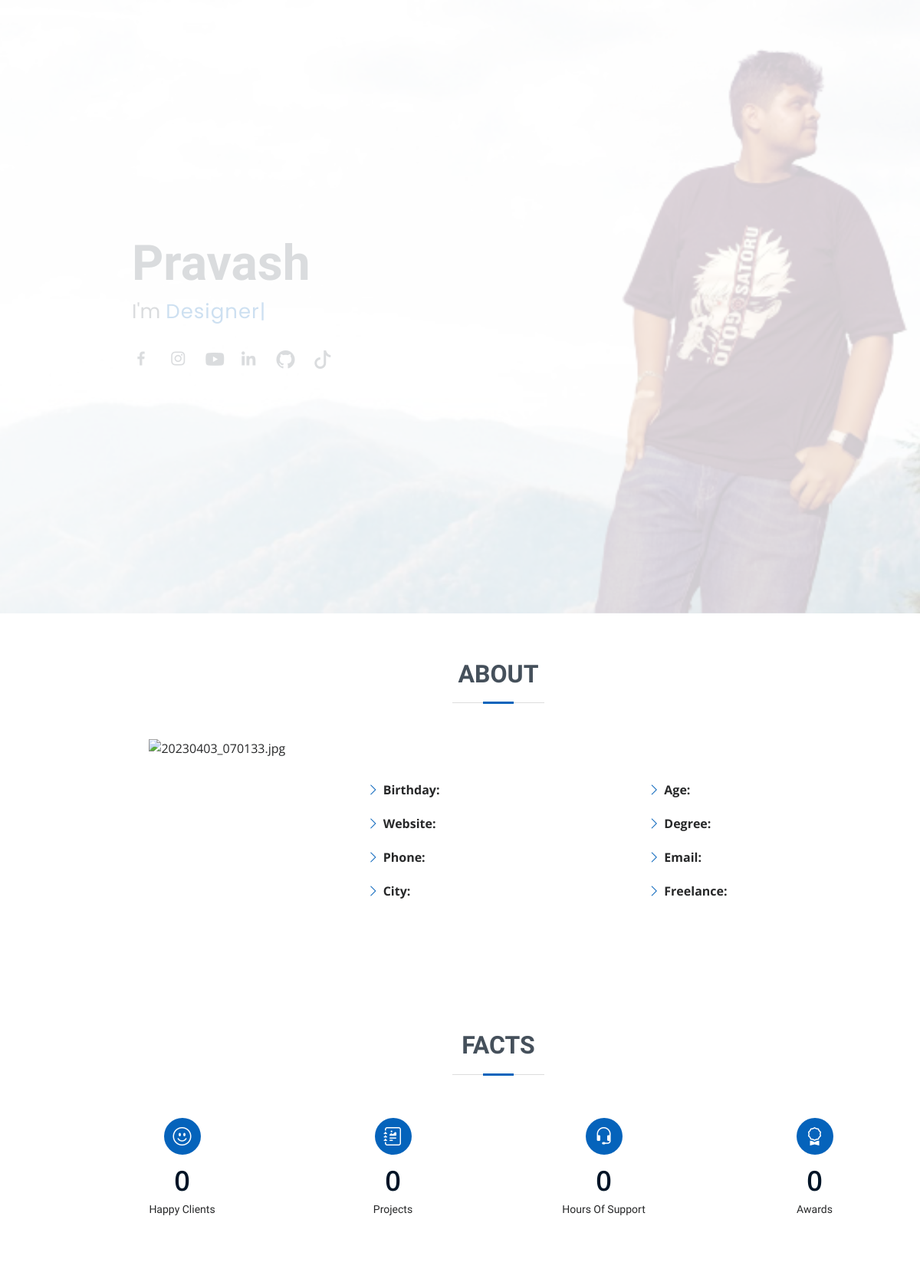
The app's page / (upper part), older data.
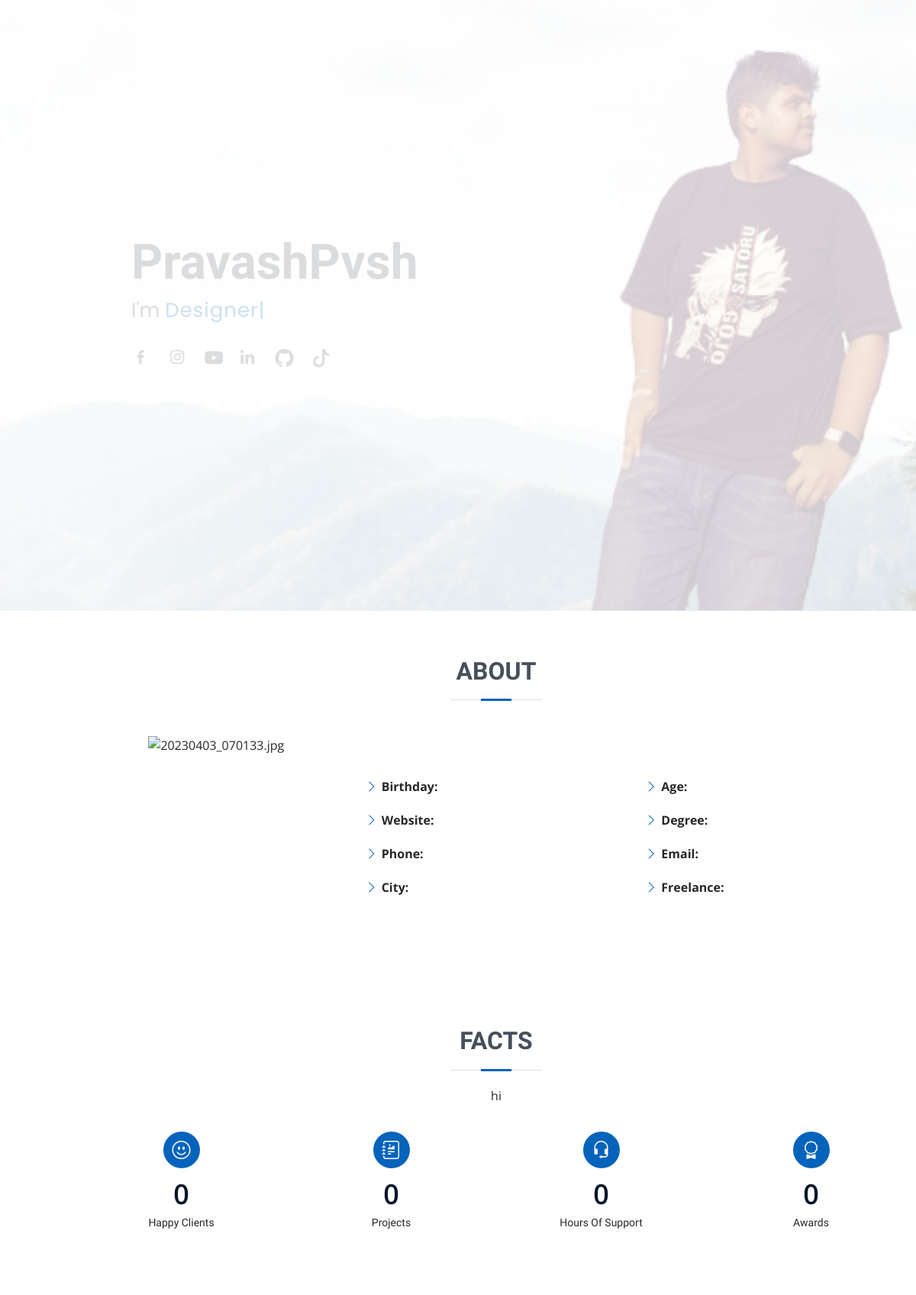
The same page, newer data.
### home/models.py (models this page shows)
class Hero(models.Model):
    title = models.CharField(max_length=255,blank=True,null=True)
    hero_img =models.ImageField(blank=True,null=True)

class Client(models.Model):
    description = models.TextField(blank=True,null=True)
    happyclient = models.IntegerField(blank=True,null=True)
    project = models.IntegerField(blank=True,null=True)
    awards = models.IntegerField(blank=True,null=True)
    hoursupport = models.IntegerField(blank=True,null=True)

### home/views.py (the view)
# urls.py: path('',display_page),
def display_page(request):
    my_hero = Hero.objects.first()
    abouts = Abouts.objects.first()
    clients = Client.objects.first()
    social_platform = socialplatform.objects.last()
    skiill_descriptions =skiill_description.objects.first()
    cskill = cSkill.objects.all()
    contacts =contact.objects.all()
    skills = Skill.objects.all()
    testimonials = Testimonial.objects.all()
    service_list = services.objects.all()
    sdescription_list = sdescription.objects.all()
    if not my_hero:
        my_hero =  Hero.objects.create(title="Pravash") # if not exist we create a new object
    context ={
        'title':my_hero.title,
        'abouts': abouts,
        'social_platform':social_platform,
        'clients':clients,
        'contacts':contacts,
        'skiill_descriptions':skiill_descriptions,
        'skills': skills,
        'cskills':cskill,
        'testimonials': testimonials,
        'services': service_list,
        'sdescriptions': sdescription_list,
        'mydata': [
            "football",
            "volleyball",
            "basketball"
        ]
    }
    return render(request,'index.html',context)

### templates/index.html (shortened to what this page needs)
{% load static %}
<!DOCTYPE html>
<html lang="en">
<head>
  <link href="{% static 'assets/vendor/aos/aos.css' %}" rel="stylesheet">
  <link href="{% static 'assets/vendor/bootstrap/css/bootstrap.min.css' %}" rel="stylesheet">
  <link href="{% static 'assets/vendor/bootstrap-icons/bootstrap-icons.css' %}" rel="stylesheet">
  <link href="{% static 'assets/vendor/boxicons/css/boxicons.min.css' %}" rel="stylesheet">
  <link href="{% static 'assets/vendor/glightbox/css/glightbox.min.css' %}" rel="stylesheet">
  <link href="{% static 'assets/vendor/swiper/swiper-bundle.min.css' %}" rel="stylesheet">
  <link href="{% static 'assets/css/style.css' %}" rel="stylesheet">
</head>
<body>
  <header id="header" class="d-flex flex-column justify-content-center">
  </header>
  <section id="hero" class="d-flex flex-column justify-content-center">
    <div class="container" data-aos="zoom-in" data-aos-delay="100">
      <h1>{{title}}</h1>
      <p>I'm <span class="typed" data-typed-items="Designer, Developer, Freelancer,Coder,Student"></span></p>
      <div class="social-links">
        <a href="{{social_platform.facebook_link}}" class="facebook"><i class="bx bxl-facebook"></i></a>
        <a href="{{social_platform.instagram_link}}" class="instagram"><i class="bx bxl-instagram"></i></a>
        <a href="{{social_platform.youtube_link}}" class="youtube"><i class="bi bi-youtube"></i>
        <a href="{{social_platform.linkedin_link}}" class="linkedin"><i class="bx bxl-linkedin"></i></a>
        <a href="{{social_platform.github_link}}" class="github"><i class="bi bi-github"></i></a>
        <a href="{{social_platform.tiktok_link}}" class="tiktok"><i class="bi bi-tiktok"></i></a>
      </div>
    </div>
  </section>
  <main id="main">
    <section id="about" class="about">
      <div class="container" data-aos="fade-up">
        <div class="section-title">
          <h2>About</h2>
          <br>
        <div class="row">
          <div class="col-lg-4">
            <img src="{{ abouts.photo.url }}" class="img-fluid" alt="20230403_070133.jpg">
          </div>
          <div class="col-lg-8 pt-4 pt-lg-0 content">
            <h3>{{ abouts.title }}</h3><br>
            <br>
            <div class="row">
              <div class="col-lg-6">
                <ul>
                  <li><i class="bi bi-chevron-right"></i> <strong>Birthday:</strong> </li>
                  <li><i class="bi bi-chevron-right"></i> <strong>Website:</strong> </li>
                  <li><i class="bi bi-chevron-right"></i> <strong>Phone:</strong> </li>
                  <li><i class="bi bi-chevron-right"></i> <strong>City:</strong> </li>
                </ul>
              </div>
              <div class="col-lg-6">
                <ul>
                  <li><i class="bi bi-chevron-right"></i> <strong>Age:</strong> </li>
                  <li><i class="bi bi-chevron-right"></i> <strong>Degree:</strong> </li>
                  <li><i class="bi bi-chevron-right"></i> <strong>Email:</strong> </li>
                  <li><i class="bi bi-chevron-right"></i> <strong>Freelance:</strong> <span><p>{{ abouts.is_freelance_available }}</p></span></li>
                </ul>
              </div>
            </div>
          </div>
        </div>
      </div>
    </section>
    <section id="facts" class="facts">
      <div class="container" data-aos="fade-up">
        <div class="section-title">
  <h2>Facts</h2>
  <p>{{ clients.description }}</p>
</div>
<div class="row">
  <div class="col-lg-3 col-md-6">
    <div class="count-box">
      <i class="bi bi-emoji-smile"></i>
      <span data-purecounter-start="0" data-purecounter-end="{{ clients.happyclient|default:'0' }}" data-purecounter-duration="1" class="purecounter"></span>
      <p>Happy Clients</p>
    </div>
  </div>
  <div class="col-lg-3 col-md-6 mt-5 mt-md-0">
    <div class="count-box">
      <i class="bi bi-journal-richtext"></i>
      <span data-purecounter-start="0" data-purecounter-end="{{ clients.project|default:'0' }}" data-purecounter-duration="1" class="purecounter"></span>
      <p>Projects</p>
    </div>
  </div>
  <div class="col-lg-3 col-md-6 mt-5 mt-lg-0">
    <div class="count-box">
      <i class="bi bi-headset"></i>
      <span data-purecounter-start="0" data-purecounter-end="{{ clients.hoursupport|default:'0' }}" data-purecounter-duration="1" class="purecounter"></span>
      <p>Hours Of Support</p>
    </div>
  </div>
  <div class="col-lg-3 col-md-6 mt-5 mt-lg-0">
    <div class="count-box">
      <i class="bi bi-award"></i>
      <span data-purecounter-start="0" data-purecounter-end="{{ clients.awards|default:'0' }}" data-purecounter-duration="1" class="purecounter"></span>
      <p>Awards</p>
    </div>
  </div>
</div>
      </div>
    </section>
  </main>
</body>
</html>

### static/assets/css/style.css (style rules this page uses)
body { font-family: "Open Sans", sans-serif; color: #272829; }
a { color: #0563bb; text-decoration: none; }
h1, h2, h3, h4, h5, h6 { font-family: "Raleway", sans-serif; }
#header { position: fixed; top: 0; left: 0; bottom: 0; z-index: 9997; transition: all 0.5s; padding: 15px; overflow-y: auto; }
@media (min-width: 991px) { #main { margin-left: 100px; } }
@media (min-width: 992px) { #hero { padding-left: 160px; } }
#hero:before { content: ""; background: rgba(255, 255, 255, 0.8); position: absolute; bottom: 0; top: 0; left: 0; right: 0; }
#hero h1 { margin: 0; font-size: 64px; font-weight: 700; line-height: 56px; color: #45505b; }
#hero p { color: #45505b; margin: 15px 0 0 0; font-size: 26px; font-family: "Poppins", sans-serif; }
#hero p span { color: #0563bb; letter-spacing: 1px; }
#hero .social-links { margin-top: 30px; }
#hero .social-links a { font-size: 24px; display: inline-block; color: #45505b; line-height: 1; margin-right: 20px; transition: 0.3s; }
section { padding: 60px 0; overflow: hidden; }
.section-title { text-align: center; padding-bottom: 30px; }
.section-title h2 { font-size: 32px; font-weight: bold; text-transform: uppercase; margin-bottom: 20px; padding-bottom: 20px; position: relative; color: #45505b; }
.section-title h2::before { content: ""; position: absolute; display: block; width: 120px; height: 1px; background: #ddd; bottom: 1px; left: calc(50% - 60px); }
.section-title h2::after { content: ""; position: absolute; display: block; width: 40px; height: 3px; background: #0563bb; bottom: 0; left: calc(50% - 20px); }
.section-title p { margin-bottom: 0; }
.about .content ul { list-style: none; padding: 0; }
.about .content ul li { margin-bottom: 20px; display: flex; align-items: center; }
.about .content ul strong { margin-right: 10px; }
.about .content ul i { font-size: 16px; margin-right: 5px; color: #0563bb; line-height: 0; }
.facts .count-box { padding: 30px 30px 25px 30px; margin-top: 30px; width: 100%; position: relative; text-align: center; background: #fff; }
.facts .count-box i { position: absolute; top: -25px; left: 50%; transform: translateX(-50%); font-size: 24px; background: #0563bb; color: #fff; border-radius: 50px; display: inline-flex; align-items: center; justify-content: center; width: 48px; height: 48px; }
.facts .count-box span { font-size: 36px; display: block; font-weight: 600; color: #011426; }
.facts .count-box p { padding: 0; margin: 0; font-family: "Raleway", sans-serif; font-size: 14px; }

Row changes from the older to the newer data that the page shows:
changed Hero: title "Pravash" → "PravashPvsh"
added Client: description "hi"
